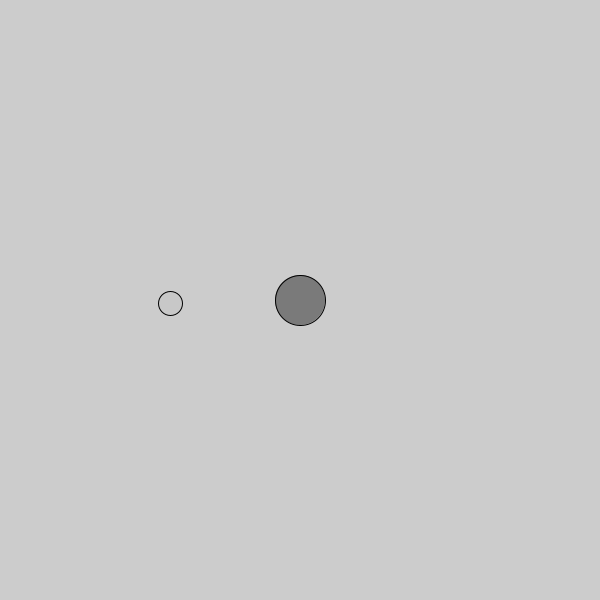
Frame 1 (no input)
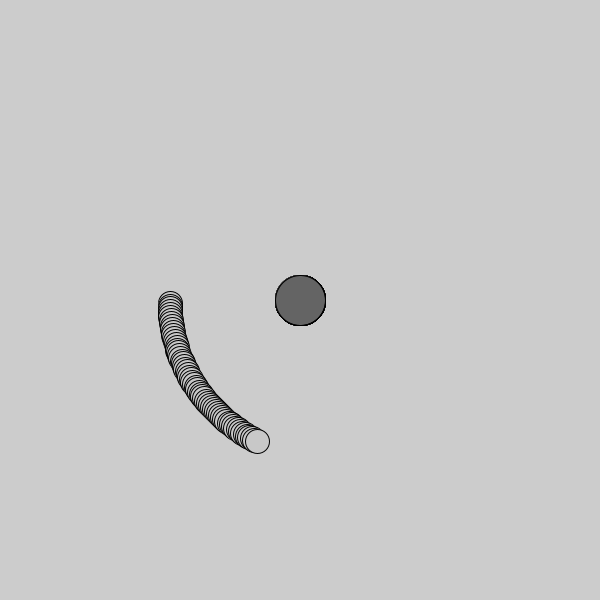
Frame 60 (the mouse pressed at the canvas centre just before this capture)
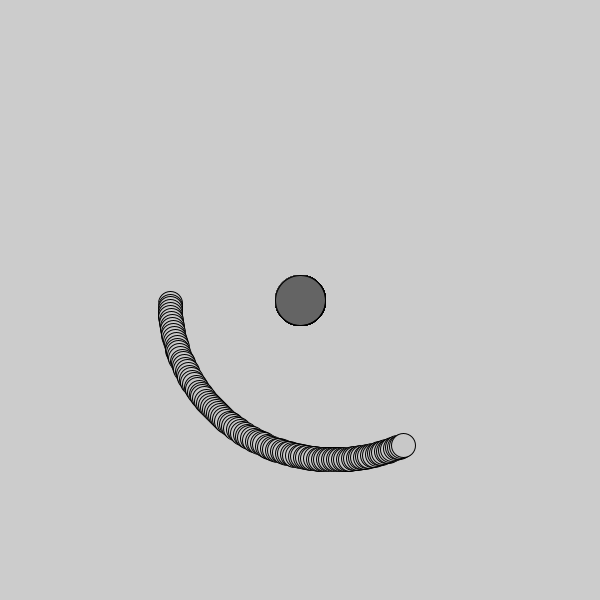
Frame 120 (the mouse held since frame 60 and released just before this capture)

The Processing sketch that drew these frames (run headless with seeded random() and noise(); from frame 60 on, the mouse is pressed at the canvas centre):

// Processing sketch: sketch_03_GravityAtractor
// ── sketch_03_GravityAtractor.pde
Mover m;
Attractor a;

PVector gravity;

void setup(){
  size(600, 600);
  
  m = new Mover(8);
  a = new Attractor(width/2, height/2, 50);
  gravity = new PVector(0,0);
  
}

void draw(){
 // background(0);
  
  gravity = a.attract(m);
  m.applyForce(gravity);
  
  a.display();
  m.update();
  m.display();
}
// ── Attractor.pde
  class Attractor{
    
    PVector loc;
    float mass;
    
    Attractor(float x_, float y_, float mass_){
      loc = new PVector(x_,y_);
      mass = mass_;
    }
    
    void display(){
      fill(100, 200);
      stroke(0);
      ellipse(loc.x, loc.y, mass, mass);
    }
   
    PVector attract(Mover m){
      float G = 20;
      float distance = PVector.sub(loc,m.loc).mag();
      distance = constrain(distance, 5, 250);
      PVector r =  PVector.sub(loc,m.loc).normalize();
      
      return r.mult(G*mass*m.mass).div(distance*distance);
    }
    
    
  }
    
// ── Mover.pde
class Mover{
  PVector loc;
  PVector vel;
  PVector accel;
  
  float mass;
  float volume;
  
  Mover(float mass_){
    loc = new PVector(170, height/2);
    vel = new PVector(0,3);
    accel = new PVector(0, 0);
    mass = mass_;
  }
  
  Mover(float x_, float y_, float mass_){
    loc = new PVector(x_, y_);
    vel = new PVector(0,0);
    accel = new PVector(0, 0);
    mass = mass_;
  }
  
   Mover(float mass_, float volume_){
    loc = new PVector(0, 0);
    vel = new PVector(0,0);
    accel = new PVector(0, 0);
    mass = mass_;
    volume = volume_;
  }
  
  void update(){
    loc.add(vel);
    vel.add(accel);
    vel.limit(15);
    accel.x=0;
    accel.y=0;
  }
  
  void display(){
    fill(200);
    ellipse(loc.x, loc.y, mass*3,mass*3);
  }
  
  void checkEdges(){
    float c = 0.5;
    if(loc.x < 0){
      vel.x = c* Math.abs(vel.x);
    }
    if(width-mass < loc.x){
      vel.x =-c* Math.abs(vel.x);
    }
    
    if(loc.y < 0){
      vel.y = c*Math.abs(vel.y);
    }
    if(height-mass < loc.y){
      vel.y = -c*Math.abs(vel.y);
    }
  }
  
  void applyForce(PVector force){
    accel.add(PVector.div(force,mass));
  }
  
    void ignoreForce(PVector force){
    accel.sub(PVector.div(force,mass));
  }
}
